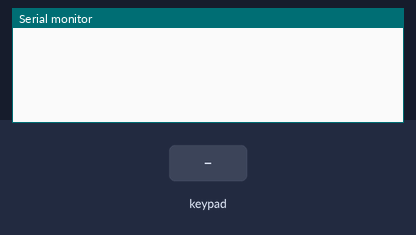
A sketch run on a simulated Arduino Uno, built with avr-gcc and run on an emulated ATmega328P. Parts: the last lines printed to the serial monitor. The inputs (shaded band) are chosen by the test bench.

Above: at 1.2 s.
1.3 s: key '1' pressed
At 2.1 s:
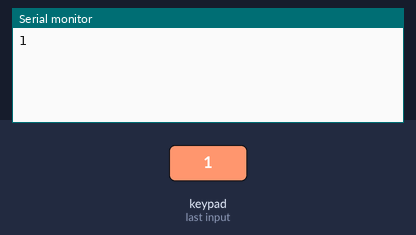
2.8 s: keypad keys 1 1 1 0 9 8 # pressed 0.4 s apart
At 6.3 s:
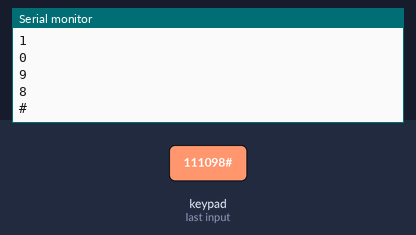
7.1 s: key '*' pressed
At 7.7 s:
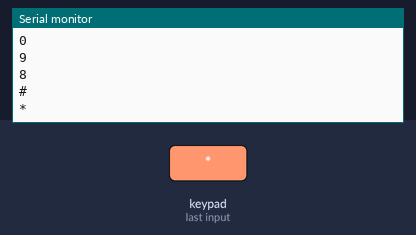
8.6 s: keypad keys 7 6 5 pressed 0.4 s apart
At 10.7 s:
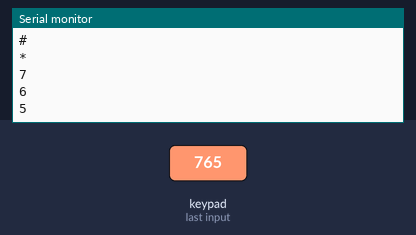
Timing chart, 0 to 12.2 s (numbered marks = the images above; inputs shaded):
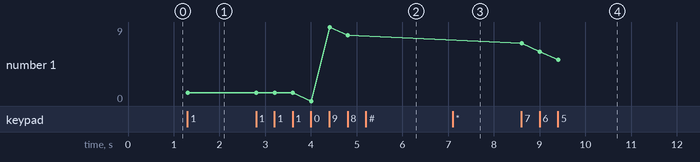

Measured:
- after the input at 1.3 s, the serial monitor: prints a new line at once (image 1)
- after the input at 2.8 s, the serial monitor: prints a new line after 1.2 s (image 2)
- after the input at 7.1 s, the serial monitor: prints a new line at once (image 3)
- after the input at 8.6 s, the serial monitor: prints a new line at once (image 4)
- plotted number 1: 1 → 8 after the input at 2.8 s, 8 → 5 after the input at 8.6 s

The sketch:

MembraneKeypad3_4.ino
```cpp
/**
 * Keypads
 *
 * This code demonstrates how to interface with a 4-row, 3-column 12 button keypad
 *
 * e.g.
 * https://www.ebay.co.uk/itm/2PCS-Matrix-Array-12-Key-Membrane-Switch-Keypad-Keyboard-For-Arduino-AVR-4-x-3/191765733230
 */

// Download the library through the Arduino IDE by going Sketch -> Include Library -> Manage Libraries
// and search for and download the latest version of "Keypad" (currently 3.1)
#include <Keypad.h>

// Define the characters in the matrix
const byte ROWS = 4;
const byte COLS = 3;
char keys[ROWS][COLS] = {
  {'1','2','3'},
  {'4','5','6'},
  {'7','8','9'},
  {'*','0','#'}
};
byte rowPins[ROWS] = {11, 10, 9, 8}; // Row pinouts of the keypad
byte colPins[COLS] = {7, 6, 5}; // Column pinouts of the keypad

// Create a new keypad based on the paremeters defined above
Keypad keypad = Keypad( makeKeymap(keys), rowPins, colPins, ROWS, COLS );

void setup(){
  Serial.begin(9600);
}

void loop(){
  char key = keypad.getKey();
  if (key){
    Serial.println(key);
  }
}
```
